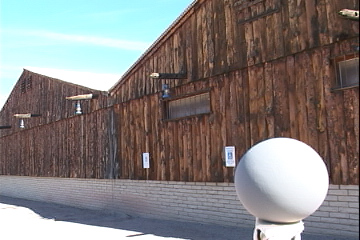
%> input picture include/fusion/ColourConstancy/src/00580.jpg, 360 x 240 px
$ octave --eval "result = LocalStdContrast(imread('00580.jpg'));"   (GNU Octave 9; MATLAB toolbox functions it lacks are replaced by stand-ins)
%> lines starting %> are read from the running program, lines starting %| are printed output that depends on the picture
### include/fusion/ColourConstancy/src/CentreZero.m
function SurroundMat = CentreZero(SurroundMat, CentreSize)
%CentreZero  sets the centre indeces to 0.
%
% inputs
%   SurroundMat  the matrix that its centre will be set to 0.
%   CentreSize   the size of centre.
%
% outputs
%   SurroundMat  the centred set to 0 matrix.
%


[ws, hs] = size(SurroundMat);
wc = CentreSize(1);
hc = CentreSize(2);

if wc == 0 || hc == 0
  return;
end

lw = ceil(ws / 2) - floor(wc / 2);
hw = lw + wc - 1;
lh = ceil(hs / 2) - floor(hc / 2);
hh = lh + hc - 1;

SurroundMat(lw:hw, lh:hh) = 0;

end

### include/fusion/ColourConstancy/src/LocalStdContrast.m
function ImageContrast = LocalStdContrast(InputImage, WindowSize, CentreSize)
%LocalStdContrast  calculates the local std of an image
%
% inputs
%   InputImage  the input image with n channel.
%   WindowSize  the size of the neighbourhoud.
%   CentreSize  if provided the centre is set to 0.
%
% outputs
%   ImageContrast  calculated local std of each channel.
%

InputImage = double(InputImage);

if nargin < 2
  WindowSize = 5;
end
if length(WindowSize) == 1
  WindowSize(1, 2) = WindowSize(1, 1);
end
if nargin < 3
  CentreSize = 0;
end
if length(CentreSize) == 1
  CentreSize(1, 2) = CentreSize(1, 1);
end

hc = fspecial('average', WindowSize);
hc = CentreZero(hc, CentreSize);
hc = hc ./ sum(hc(:));
MeanCentre = imfilter(InputImage, hc, 'symmetric');
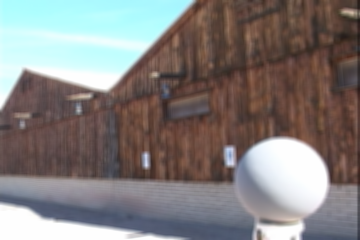
%> MeanCentre: size 240x360x3 double; mean R, G, B 131.6, 126.4, 124.9; mean of the top-left, top-right, bottom-left and bottom-right quarters 176.8, 75.6, 120.4, 137.7
stdv = (InputImage - MeanCentre) .^ 2;
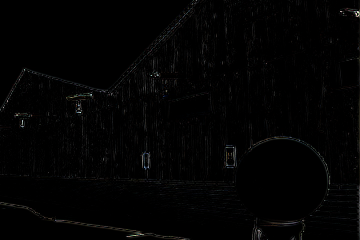
%> stdv: size 240x360x3 double; mean R, G, B 239.7, 236.8, 233.6; drawn with min black and max white
MeanStdv = imfilter(stdv, hc, 'symmetric');
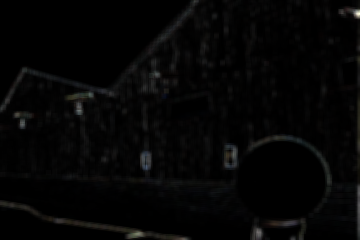
%> MeanStdv: size 240x360x3 double; mean R, G, B 239.7, 236.8, 233.6; mean of the top-left, top-right, bottom-left and bottom-right quarters 231.4, 200.3, 250.1, 264.9; drawn with min black and max white
ImageContrast = sqrt(MeanStdv);

end

$ run again, on include/fusion/ColourConstancy/src/06030.jpg
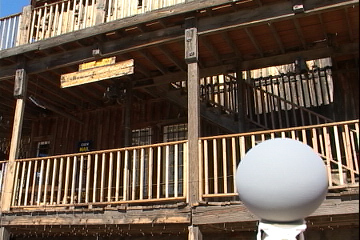
%> input picture include/fusion/ColourConstancy/src/06030.jpg, 360 x 240 px
%> in LocalStdContrast, `stdv = (InputImage - MeanCentre) .^ 2;`:
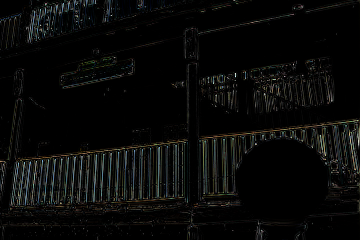
%> stdv: size 240x360x3 double; mean R, G, B 1246.6, 1297.7, 1186.1; drawn with min black and max white
%> in LocalStdContrast, `ImageContrast = sqrt(MeanStdv);`:
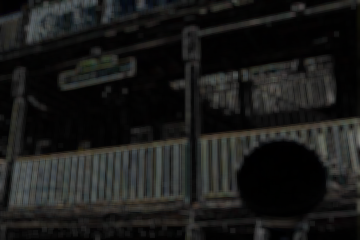
%> ImageContrast: size 240x360x3 double; mean R, G, B 26.3, 26.5, 25.4

$ run again, on include/fusion/ColourConstancy/src/cat.png
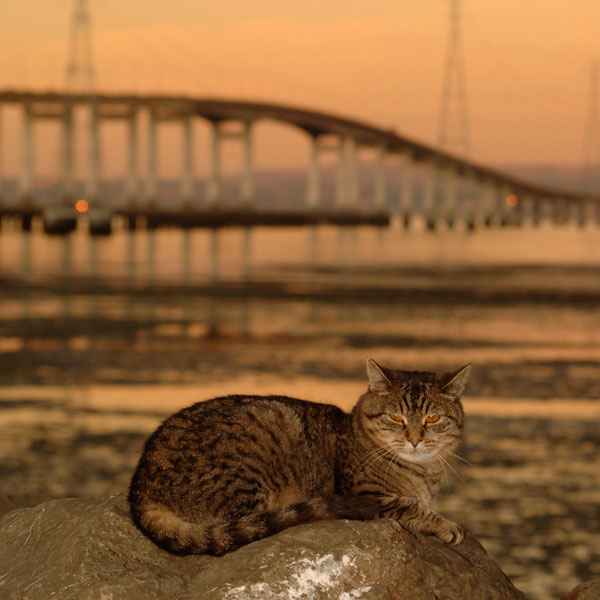
%> input picture include/fusion/ColourConstancy/src/cat.png, 600 x 600 px
%> in LocalStdContrast, `MeanStdv = imfilter(stdv, hc, 'symmetric');`:
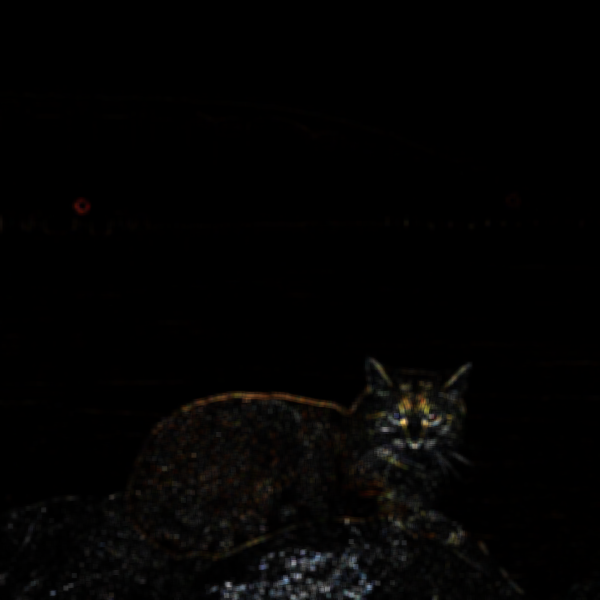
%> MeanStdv: size 600x600x3 double; mean R, G, B 30.5, 26.8, 24; mean of the top-left, top-right, bottom-left and bottom-right quarters 2.9, 1.9, 45.8, 57.9; drawn with min black and max white
%> in LocalStdContrast, `ImageContrast = sqrt(MeanStdv);`:
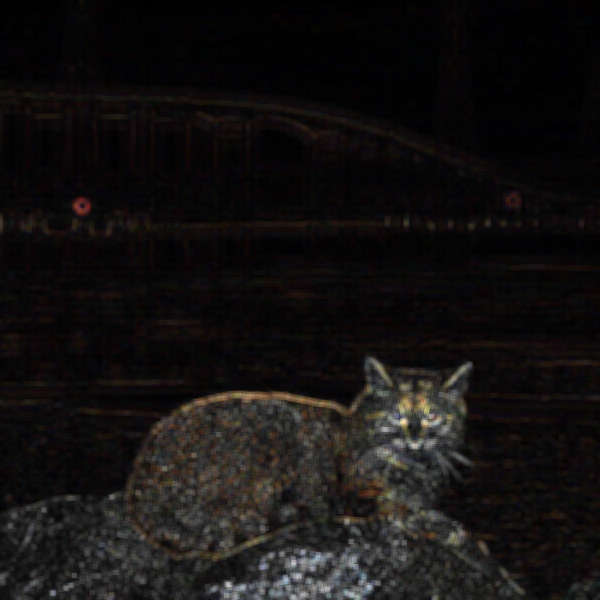
%> ImageContrast: size 600x600x3 double; mean R, G, B 3.6, 3.2, 3.1; drawn with min black and max white
